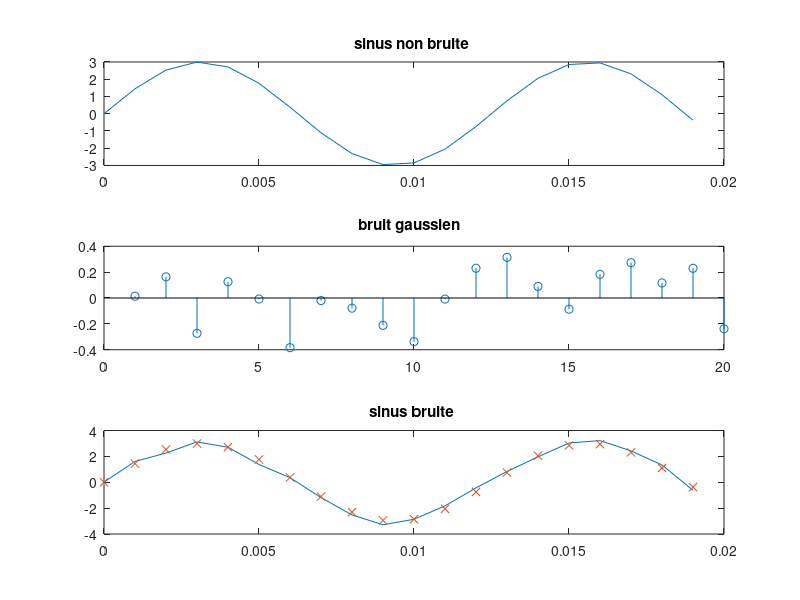

This chart was generated by the following MATLAB code:
close all ; 
clear all ; 
clc; 
 
N=20; %nb d echan 

n= 0: N-1 ; %vecteur temps normalise 

Fs =  1000 ;  %frequance d echan
Ts = 1/Fs ; 

n= n*Ts; %vecteur temps reel 


F0 = 80; % frequence de la sins 
A =3 ; %ampl de la sinus

SNRdB = 15 ; %donnee 
SNR = 10^(SNRdB/10 ); 
S= A*A/2 ; %Puiss signal
B= S/SNR;  %puiss bruit 

s = sqrt (B) ; % ecart-type bruit 


ss = A*sin(2*pi*F0*n);

sb = s*randn (1,N)  ; %signal bruit 
ssb = ss+ sb; 

subplot (311) , plot (n,ss) , title ('sinus non bruite ') ; 
subplot (312) , stem(sb) , title ('bruit gaussien  ') ;
subplot (313) , plot (n,ssb) , title ('sinus bruite ') ; 
hold on 
plot(n,ss,'x') 


